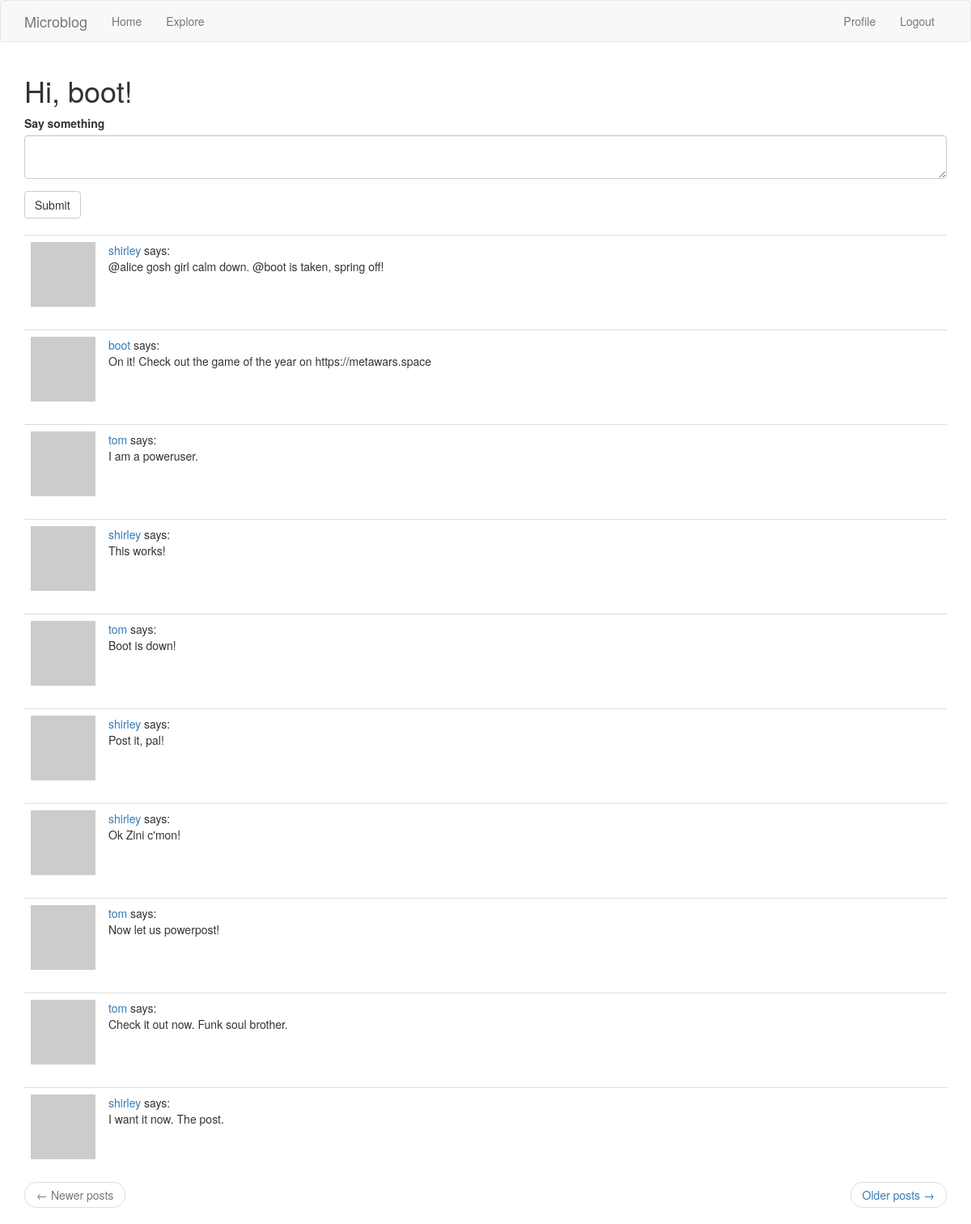
The page /index (signed in) on the database its author committed.
### app/models.py (models this page shows, shortened)
class PaginatedAPIMixin(object):
    @staticmethod
    def to_collection_dict(query, page, per_page, endpoint, **kwargs):
        resources = query.paginate(page, per_page, False)
        data = {
            'items': [item.to_dict() for item in resources.items],
            '_meta': {
                'page': page,
                'per_page': per_page,
                'total_pages': resources.pages,
                'total_items': resources.total
            },
            '_links': {
            'self': url_for(endpoint, page=page, per_page=per_page, **kwargs),
            'next': url_for(endpoint, page=page + 1, per_page=per_page, **kwargs)
                if resources.has_next else None,
            'prev': url_for(endpoint, page=page - 1, per_page=per_page, **kwargs)
                if resources.has_prev else None
            }
        }
        return data

class User(UserMixin, PaginatedAPIMixin, db.Model):
    id = db.Column(db.Integer, primary_key=True)
    username = db.Column(db.String(64), index=True, unique=True)
    email = db.Column(db.String(120), index=True, unique=True)
    password_hash = db.Column(db.String(128))
    posts = db.relationship('Post', backref='author', lazy='dynamic')
    about_me = db.Column(db.String(140))
    last_seen = db.Column(db.DateTime, default=datetime.utcnow)
    token = db.Column(db.String(32), index=True, unique=True)
    token_expiration = db.Column(db.DateTime)
    def avatar(self, size):
        digest = md5(self.email.lower().encode('utf-8')).hexdigest()
        return 'https://www.gravatar.com/avatar/{}?d=identicon&s={}'.format(digest, size)
    def followed_posts(self):
        followed = Post.query.join(
            followers, (followers.c.followed_id == Post.user_id)).filter(
                followers.c.follower_id == self.id)
        own = Post.query.filter_by(user_id=self.id)
        return followed.union(own).order_by(Post.timestamp.desc())
    followed = db.relationship(
        'User', secondary = followers,
        primaryjoin = (followers.c.follower_id == id),
        secondaryjoin = (followers.c.followed_id == id),
        backref = db.backref('followers', lazy ='dynamic'),
        lazy = 'dynamic'
        )

class Post(db.Model):
    id = db.Column(db.Integer, primary_key=True)
    body = db.Column(db.String(140))
    timestamp = db.Column(db.DateTime, index=True, default=datetime.utcnow)
    user_id = db.Column(db.Integer, db.ForeignKey('user.id'))

### app/routes.py (the view)
@app.route('/', methods=['GET', 'POST'])
@app.route('/index', methods=['GET', 'POST'])
@login_required
def index():
    form = PostForm()
    if form.validate_on_submit():
        post = Post(body=form.post.data, author=current_user)
        db.session.add(post)
        db.session.commit()
        flash('Your post is now live!')
        return redirect(url_for('index'))
    page = request.args.get('page', 1, type=int)
    posts = current_user.followed_posts().paginate(
        page, app.config['POSTS_PER_PAGE'], False)
    next_url = url_for('index', page=posts.next_num) \
        if posts.has_next else None
    prev_url = url_for('index', page=posts.prev_num) \
        if posts.has_prev else None
    return render_template('index.html', title='Home', form=form,
        posts=posts.items, next_url=next_url, prev_url=prev_url)
    return render_template('index.html', title='Home Page', form=form, posts=posts.items)

### app/forms.py
class PostForm(FlaskForm):
	post = TextAreaField('Say something', validators=[DataRequired(), Length(min=1, max=140)])
	submit = SubmitField('Submit')

### app/models.py (called while the page is built)
@login.user_loader
def load_user(id):
	return User.query.get(int(id))

### app/routes.py (called while the page is built)
@app.before_request
def before_request():
    if current_user.is_authenticated:
        current_user.last_seen = datetime.utcnow()
        db.session.commit()

### app/templates/index.html
{% extends "base.html" %}
{% import 'bootstrap/wtf.html' as wtf %}
{% block app_content %}
    <h1>Hi, {{ current_user.username }}!</h1>
    {% if form %}
    {{ wtf.quick_form(form) }}
    <br>
    {% endif %}
    {% for post in posts %}
        {% include '_post.html' %}
    {% endfor %}
    <nav aria-label="...">
        <ul class="pager">
            <li class="previous{% if not prev_url %} disabled{% endif %}">
                <a href="{{ prev_url or '#' }}">
                    <span aria-hidden="true">&larr;</span> Newer posts
                </a>
            </li>
            <li class="next{% if not next_url %} disabled{% endif %}">
                <a href="{{ next_url or '#' }}">
                    Older posts <span aria-hidden="true">&rarr;</span>
                </a>
            </li>
        </ul>
    </nav>
{% endblock %}

### app/templates/_post.html
    <table class="table table-hover">
        <tr>
            <td width="70px">
                <a href="{{ url_for('user', username=post.author.username) }}">
                    <img src="{{ post.author.avatar(70) }}" />
                </a>
            </td>
            <td>
                <a href="{{ url_for('user', username=post.author.username) }}">
                    {{ post.author.username }}
                </a>
                says:
                <br>
                {{ post.body }}
            </td>
        </tr>
    </table>

### rows shown on the page
User: username "boot"
Post: author.username "shirley", body "@alice gosh girl calm down. @boot is taken, spring off!"
Post: author.username "boot", body "On it! Check out the game of the year on https://metawars.space"
Post: author.username "tom", body "I am a poweruser."
Post: author.username "shirley", body "This works!"
Post: author.username "tom", body "Boot is down!"
Post: author.username "shirley", body "Post it, pal!"
Post: author.username "shirley", body "Ok Zini c'mon!"
Post: author.username "tom", body "Now let us powerpost!"
Post: author.username "tom", body "Check it out now. Funk soul brother."
Post: author.username "shirley", body "I want it now. The post."
